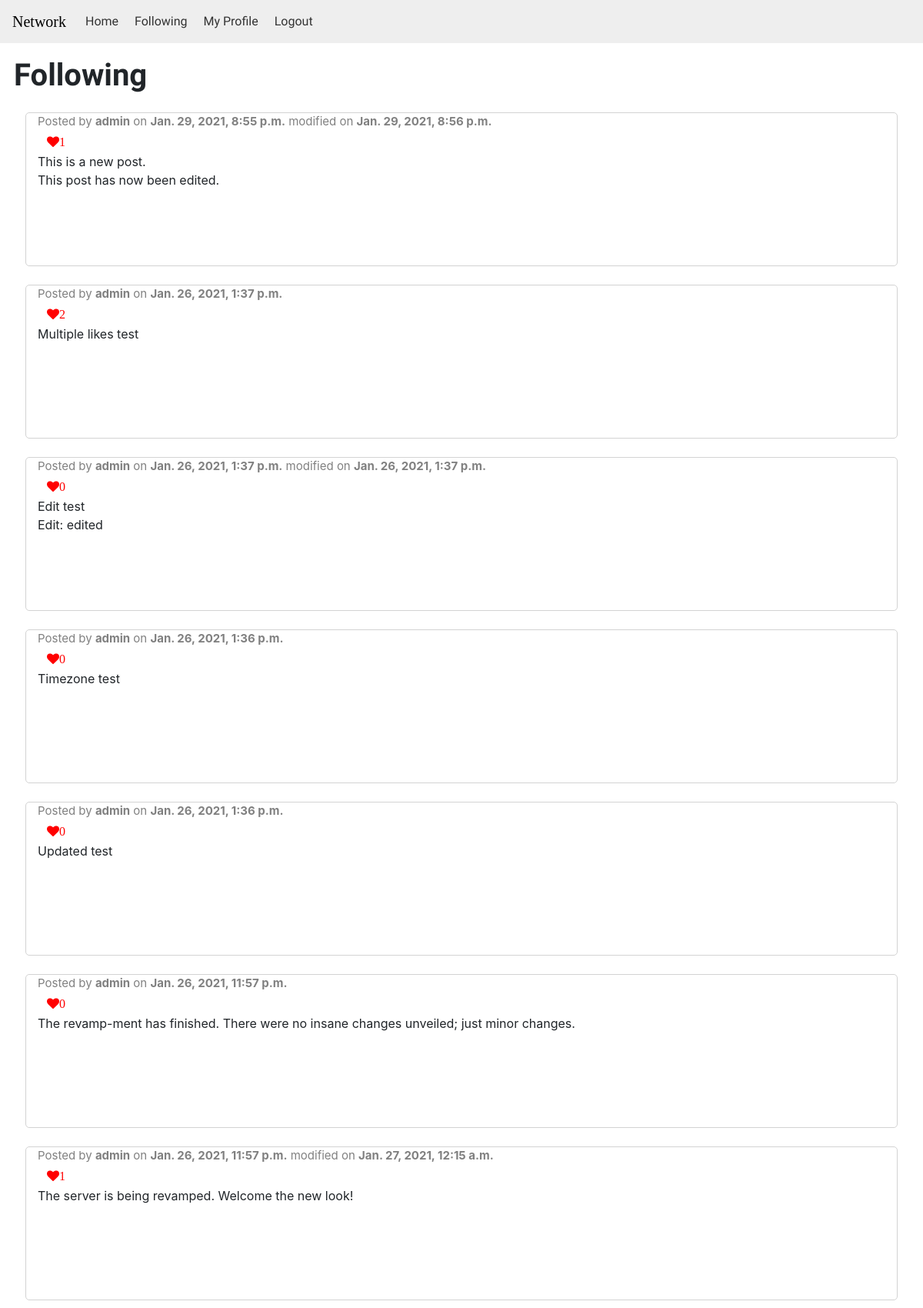
The app's page /following/ (signed in) with its own data.
### network/models.py (models this page shows)
class Posts(models.Model):
    user = models.ForeignKey(User, on_delete=models.CASCADE)
    content = models.TextField()
    likes = models.IntegerField(default=0)
    timestamp = models.DateTimeField(auto_now_add=True, editable=False)
    modified = models.DateTimeField(default=None, null=True)
    class Meta:
        ordering = ['-id']
        verbose_name_plural = 'Posts'

class User(AbstractUser):
    pass

### network/views.py (the view)
# urls.py: path('following/', views.following, name='following'),
def following(request):
    if request.user.is_authenticated:
        followers = Following.objects.filter(follower=request.user)
        allPosts = Posts.objects.all()
        posts = []
        for post in allPosts:
            for person in followers:
                if post.user == person.following:
                    posts.append(post)
        return render(request, 'network/following.html', {
            'posts': posts
        })
    else:
        return redirect('index')

### network/templates/network/following.html (shortened to what this page needs)
{% extends "network/layout.html" %}
{% block body %}
    <h1>Following</h1>
    {% for post in posts %}
        <div class="container-fluid mt-4">
            <div class="general-row">
                <div class="col">
                    {% if post.modified %}
                        <p class="username">Posted by <a class="username" href="{% url 'profile' post.user.username %}"><strong>{{ post.user.username }}</strong></a> on <strong>{{ post.timestamp }}</strong> modified on <strong>{{ post.modified }}</strong></p>
                    {% else %}
                        <p class="username">Posted by <a class="username" href="{% url 'profile' post.user.username %}"><strong>{{ post.user.username }}</strong></a> on <strong>{{ post.timestamp }}</strong></p>
                    {% endif %}
                    <div class="links ">
                        {% if user.is_authenticated %}
                            <button data-id="{{ post.id }}" class="btn btn-default like-button shadow-none fa fa-heart" style="color: red;">{{ post.likes }}</button>
                        {% endif %}
                    </div>
                    <div class="post-body" style="white-space: pre-wrap;">{{ post.content }}</div>
                </div>
            </div>
        </div>
    {% empty %}
        <h2 class="pl-3">Either you don't follow anyone or your follower(s) haven't posted anything.</h2>
    {% endfor %}
{% endblock body %}

### network/static/network/main.css (style rules this page uses)
h1, h2, h3, h4, h5 { font-family: 'PT Sans', sans-serif; font-weight: 600; }
.username { top: 0; left: 0; color: gray; font-size: 15px; margin-bottom: 0; }
.general-row { min-height: 200px; border: 1px solid lightgray; border-radius: 5px; }
.like-button { outline: none !important; border: none !important; }

### records on screen
Posts: user.username "admin", timestamp "Jan. 29, 2021, 8:55 p.m.", modified "Jan. 29, 2021, 8:56 p.m.", likes "1", content "This is a new post. This post has now been edited."
Posts: user.username "admin", timestamp "Jan. 26, 2021, 1:37 p.m.", likes "2", content "Multiple likes test"
Posts: user.username "admin", timestamp "Jan. 26, 2021, 1:37 p.m.", modified "Jan. 26, 2021, 1:37 p.m.", likes "0", content "Edit test Edit: edited"
Posts: user.username "admin", timestamp "Jan. 26, 2021, 1:36 p.m.", likes "0", content "Timezone test"
Posts: user.username "admin", timestamp "Jan. 26, 2021, 1:36 p.m.", likes "0", content "Updated test"
Posts: user.username "admin", timestamp "Jan. 26, 2021, 11:57 p.m.", likes "0", content "The revamp-ment has finished. There were no insane changes unveiled; just minor changes."
Posts: user.username "admin", timestamp "Jan. 26, 2021, 11:57 p.m.", modified "Jan. 27, 2021, 12:15 a.m.", likes "1", content "The server is being revamped. Welcome the new look!"
